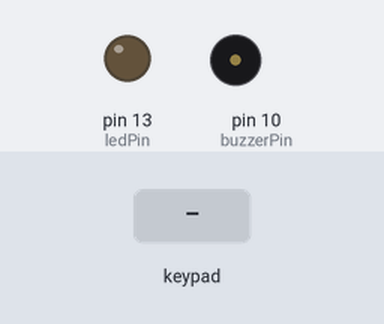
Recording of a sketch running on a simulated Arduino Uno, built with avr-gcc and run on an emulated ATmega328P. Parts: output pins drawn as LEDs (lit = HIGH), buzzer (waves = sounding). Inputs (shaded band) come from the test bench. What the sketch prints to the serial monitor is not drawn.

Above: at 1.2 s.
1.3 s: keypad keys 1 2 3 4 # pressed 0.4 s apart
At 3.0 s:
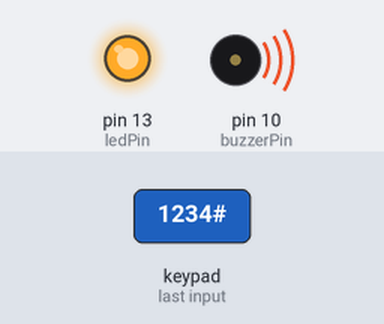
At 3.6 s:
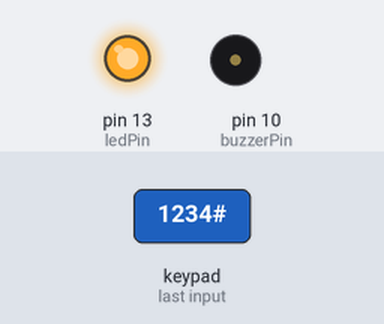
5.9 s: key '#' pressed
At 6.5 s:
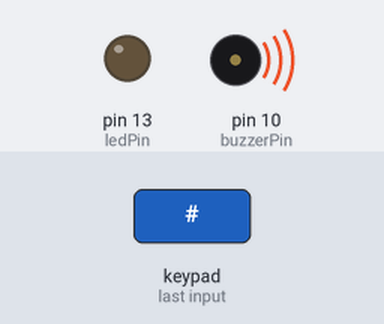
Timing chart, 0 to 8.9 s (numbered marks = the images above; inputs shaded):
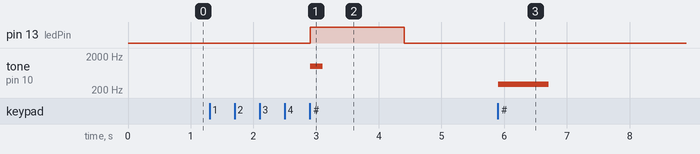

Measured:
- after the input at 1.3 s, pin 13 (ledPin): LOW → HIGH after 1.6 s, → LOW 1.5 s later; tone on pin 10 (buzzerPin): silent → 1000 Hz after 1.6 s, → silent 0.20 s later
- after the input at 5.9 s, tone on pin 10 (buzzerPin): silent → 300 Hz at once, → silent 0.80 s later

The sketch:

password-lock.ino
```cpp
// 08 - Password Lock with Keypad
// Enter a 4-digit password. Correct = success beep + LED, wrong = error beep

#include <Keypad.h>

const byte ROWS = 4;
const byte COLS = 4;

char keys[ROWS][COLS] = {
  {'1','2','3','A'},
  {'4','5','6','B'},
  {'7','8','9','C'},
  {'*','0','#','D'}
};

byte rowPins[ROWS] = {9, 8, 7, 6};
byte colPins[COLS] = {5, 4, 3, 2};

Keypad keypad = Keypad(makeKeymap(keys), rowPins, colPins, ROWS, COLS);

const String password = "1234";   // change this
String input = "";

const int ledPin    = 13;
const int buzzerPin = 10;

void setup() {
  Serial.begin(9600);
  pinMode(ledPin, OUTPUT);
  pinMode(buzzerPin, OUTPUT);
  Serial.println("Password Lock ready");
  Serial.println("Enter 4-digit password, then #");
}

void loop() {
  char key = keypad.getKey();
  if (!key) return;

  Serial.print(key);

  if (key == '#') {
    if (input == password) {
      Serial.println("  --> ACCESS GRANTED");
      digitalWrite(ledPin, HIGH);
      tone(buzzerPin, 1000, 200);
      delay(1500);
      digitalWrite(ledPin, LOW);
    } else {
      Serial.println("  --> WRONG PASSWORD");
      tone(buzzerPin, 300, 800);
    }
    input = "";
    Serial.println("Enter password again:");
  }
  else if (key == '*') {
    input = "";
    Serial.println("  (cleared)");
  }
  else if (input.length() < 4) {
    input += key;
  }
}
```
